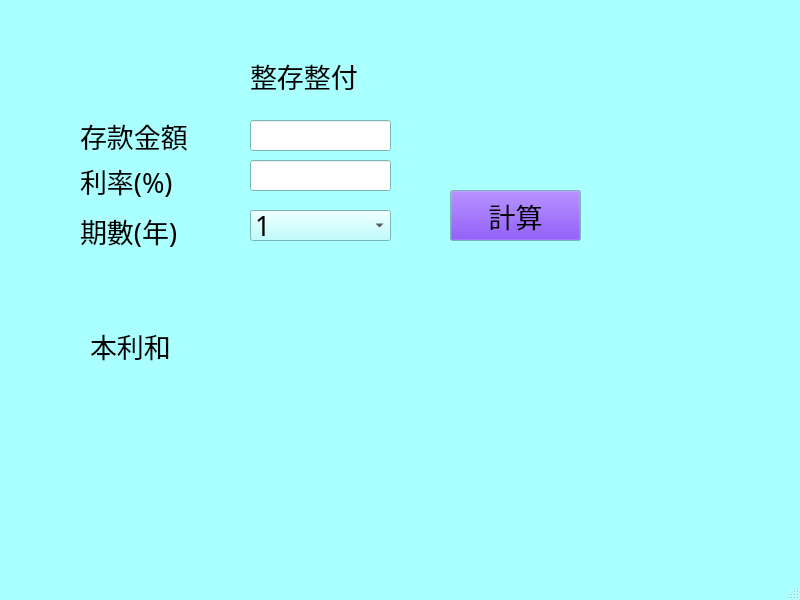
<?xml version="1.0" encoding="UTF-8"?>
<ui version="4.0">
 <class>MainWindow</class>
 <widget class="QMainWindow" name="MainWindow">
  <property name="geometry">
   <rect>
    <x>0</x>
    <y>0</y>
    <width>800</width>
    <height>600</height>
   </rect>
  </property>
  <property name="palette">
   <palette>
    <active>
     <colorrole role="WindowText">
      <brush brushstyle="SolidPattern">
       <color alpha="255">
        <red>0</red>
        <green>0</green>
        <blue>0</blue>
       </color>
      </brush>
     </colorrole>
     <colorrole role="Button">
      <brush brushstyle="SolidPattern">
       <color alpha="255">
        <red>170</red>
        <green>255</green>
        <blue>255</blue>
       </color>
      </brush>
     </colorrole>
     <colorrole role="Light">
      <brush brushstyle="SolidPattern">
       <color alpha="255">
        <red>255</red>
        <green>255</green>
        <blue>255</blue>
       </color>
      </brush>
     </colorrole>
     <colorrole role="Midlight">
      <brush brushstyle="SolidPattern">
       <color alpha="255">
        <red>212</red>
        <green>255</green>
        <blue>255</blue>
       </color>
      </brush>
     </colorrole>
     <colorrole role="Dark">
      <brush brushstyle="SolidPattern">
       <color alpha="255">
        <red>85</red>
        <green>127</green>
        <blue>127</blue>
       </color>
      </brush>
     </colorrole>
     <colorrole role="Mid">
      <brush brushstyle="SolidPattern">
       <color alpha="255">
        <red>113</red>
        <green>170</green>
        <blue>170</blue>
       </color>
      </brush>
     </colorrole>
     <colorrole role="Text">
      <brush brushstyle="SolidPattern">
       <color alpha="255">
        <red>0</red>
        <green>0</green>
        <blue>0</blue>
       </color>
      </brush>
     </colorrole>
     <colorrole role="BrightText">
      <brush brushstyle="SolidPattern">
       <color alpha="255">
        <red>255</red>
        <green>255</green>
        <blue>255</blue>
       </color>
      </brush>
     </colorrole>
     <colorrole role="ButtonText">
      <brush brushstyle="SolidPattern">
       <color alpha="255">
        <red>0</red>
        <green>0</green>
        <blue>0</blue>
       </color>
      </brush>
     </colorrole>
     <colorrole role="Base">
      <brush brushstyle="SolidPattern">
       <color alpha="255">
        <red>255</red>
        <green>255</green>
        <blue>255</blue>
       </color>
      </brush>
     </colorrole>
     <colorrole role="Window">
      <brush brushstyle="SolidPattern">
       <color alpha="255">
        <red>170</red>
        <green>255</green>
        <blue>255</blue>
       </color>
      </brush>
     </colorrole>
     <colorrole role="Shadow">
      <brush brushstyle="SolidPattern">
       <color alpha="255">
        <red>0</red>
        <green>0</green>
        <blue>0</blue>
       </color>
      </brush>
     </colorrole>
     <colorrole role="AlternateBase">
      <brush brushstyle="SolidPattern">
       <color alpha="255">
        <red>212</red>
        <green>255</green>
        <blue>255</blue>
       </color>
      </brush>
     </colorrole>
     <colorrole role="ToolTipBase">
      <brush brushstyle="SolidPattern">
       <color alpha="255">
        <red>255</red>
        <green>255</green>
        <blue>220</blue>
       </color>
      </brush>
     </colorrole>
     <colorrole role="ToolTipText">
      <brush brushstyle="SolidPattern">
       <color alpha="255">
        <red>0</red>
        <green>0</green>
        <blue>0</blue>
       </color>
      </brush>
     </colorrole>
     <colorrole role="PlaceholderText">
      <brush brushstyle="SolidPattern">
       <color alpha="128">
        <red>0</red>
        <green>0</green>
        <blue>0</blue>
       </color>
      </brush>
     </colorrole>
    </active>
    <inactive>
     <colorrole role="WindowText">
      <brush brushstyle="SolidPattern">
       <color alpha="255">
        <red>0</red>
        <green>0</green>
        <blue>0</blue>
       </color>
      </brush>
     </colorrole>
     <colorrole role="Button">
      <brush brushstyle="SolidPattern">
       <color alpha="255">
        <red>170</red>
        <green>255</green>
        <blue>255</blue>
       </color>
      </brush>
     </colorrole>
     <colorrole role="Light">
      <brush brushstyle="SolidPattern">
       <color alpha="255">
        <red>255</red>
        <green>255</green>
        <blue>255</blue>
       </color>
      </brush>
     </colorrole>
     <colorrole role="Midlight">
      <brush brushstyle="SolidPattern">
       <color alpha="255">
        <red>212</red>
        <green>255</green>
        <blue>255</blue>
       </color>
      </brush>
     </colorrole>
     <colorrole role="Dark">
      <brush brushstyle="SolidPattern">
       <color alpha="255">
        <red>85</red>
        <green>127</green>
        <blue>127</blue>
       </color>
      </brush>
     </colorrole>
     <colorrole role="Mid">
      <brush brushstyle="SolidPattern">
       <color alpha="255">
        <red>113</red>
        <green>170</green>
        <blue>170</blue>
       </color>
      </brush>
     </colorrole>
     <colorrole role="Text">
      <brush brushstyle="SolidPattern">
       <color alpha="255">
        <red>0</red>
        <green>0</green>
        <blue>0</blue>
       </color>
      </brush>
     </colorrole>
     <colorrole role="BrightText">
      <brush brushstyle="SolidPattern">
       <color alpha="255">
        <red>255</red>
        <green>255</green>
        <blue>255</blue>
       </color>
      </brush>
     </colorrole>
     <colorrole role="ButtonText">
      <brush brushstyle="SolidPattern">
       <color alpha="255">
        <red>0</red>
        <green>0</green>
        <blue>0</blue>
       </color>
      </brush>
     </colorrole>
     <colorrole role="Base">
      <brush brushstyle="SolidPattern">
       <color alpha="255">
        <red>255</red>
        <green>255</green>
        <blue>255</blue>
       </color>
      </brush>
     </colorrole>
     <colorrole role="Window">
      <brush brushstyle="SolidPattern">
       <color alpha="255">
        <red>170</red>
        <green>255</green>
        <blue>255</blue>
       </color>
      </brush>
     </colorrole>
     <colorrole role="Shadow">
      <brush brushstyle="SolidPattern">
       <color alpha="255">
        <red>0</red>
        <green>0</green>
        <blue>0</blue>
       </color>
      </brush>
     </colorrole>
     <colorrole role="AlternateBase">
      <brush brushstyle="SolidPattern">
       <color alpha="255">
        <red>212</red>
        <green>255</green>
        <blue>255</blue>
       </color>
      </brush>
     </colorrole>
     <colorrole role="ToolTipBase">
      <brush brushstyle="SolidPattern">
       <color alpha="255">
        <red>255</red>
        <green>255</green>
        <blue>220</blue>
       </color>
      </brush>
     </colorrole>
     <colorrole role="ToolTipText">
      <brush brushstyle="SolidPattern">
       <color alpha="255">
        <red>0</red>
        <green>0</green>
        <blue>0</blue>
       </color>
      </brush>
     </colorrole>
     <colorrole role="PlaceholderText">
      <brush brushstyle="SolidPattern">
       <color alpha="128">
        <red>0</red>
        <green>0</green>
        <blue>0</blue>
       </color>
      </brush>
     </colorrole>
    </inactive>
    <disabled>
     <colorrole role="WindowText">
      <brush brushstyle="SolidPattern">
       <color alpha="255">
        <red>85</red>
        <green>127</green>
        <blue>127</blue>
       </color>
      </brush>
     </colorrole>
     <colorrole role="Button">
      <brush brushstyle="SolidPattern">
       <color alpha="255">
        <red>170</red>
        <green>255</green>
        <blue>255</blue>
       </color>
      </brush>
     </colorrole>
     <colorrole role="Light">
      <brush brushstyle="SolidPattern">
       <color alpha="255">
        <red>255</red>
        <green>255</green>
        <blue>255</blue>
       </color>
      </brush>
     </colorrole>
     <colorrole role="Midlight">
      <brush brushstyle="SolidPattern">
       <color alpha="255">
        <red>212</red>
        <green>255</green>
        <blue>255</blue>
       </color>
      </brush>
     </colorrole>
     <colorrole role="Dark">
      <brush brushstyle="SolidPattern">
       <color alpha="255">
        <red>85</red>
        <green>127</green>
        <blue>127</blue>
       </color>
      </brush>
     </colorrole>
     <colorrole role="Mid">
      <brush brushstyle="SolidPattern">
       <color alpha="255">
        <red>113</red>
        <green>170</green>
        <blue>170</blue>
       </color>
      </brush>
     </colorrole>
     <colorrole role="Text">
      <brush brushstyle="SolidPattern">
       <color alpha="255">
        <red>85</red>
        <green>127</green>
        <blue>127</blue>
       </color>
      </brush>
     </colorrole>
     <colorrole role="BrightText">
      <brush brushstyle="SolidPattern">
       <color alpha="255">
        <red>255</red>
        <green>255</green>
        <blue>255</blue>
       </color>
      </brush>
     </colorrole>
     <colorrole role="ButtonText">
      <brush brushstyle="SolidPattern">
       <color alpha="255">
        <red>85</red>
        <green>127</green>
        <blue>127</blue>
       </color>
      </brush>
     </colorrole>
     <colorrole role="Base">
      <brush brushstyle="SolidPattern">
       <color alpha="255">
        <red>170</red>
        <green>255</green>
        <blue>255</blue>
       </color>
      </brush>
     </colorrole>
     <colorrole role="Window">
      <brush brushstyle="SolidPattern">
       <color alpha="255">
        <red>170</red>
        <green>255</green>
        <blue>255</blue>
       </color>
      </brush>
     </colorrole>
     <colorrole role="Shadow">
      <brush brushstyle="SolidPattern">
       <color alpha="255">
        <red>0</red>
        <green>0</green>
        <blue>0</blue>
       </color>
      </brush>
     </colorrole>
     <colorrole role="AlternateBase">
      <brush brushstyle="SolidPattern">
       <color alpha="255">
        <red>170</red>
        <green>255</green>
        <blue>255</blue>
       </color>
      </brush>
     </colorrole>
     <colorrole role="ToolTipBase">
      <brush brushstyle="SolidPattern">
       <color alpha="255">
        <red>255</red>
        <green>255</green>
        <blue>220</blue>
       </color>
      </brush>
     </colorrole>
     <colorrole role="ToolTipText">
      <brush brushstyle="SolidPattern">
       <color alpha="255">
        <red>0</red>
        <green>0</green>
        <blue>0</blue>
       </color>
      </brush>
     </colorrole>
     <colorrole role="PlaceholderText">
      <brush brushstyle="SolidPattern">
       <color alpha="128">
        <red>0</red>
        <green>0</green>
        <blue>0</blue>
       </color>
      </brush>
     </colorrole>
    </disabled>
   </palette>
  </property>
  <property name="windowTitle">
   <string>MainWindow</string>
  </property>
  <widget class="QWidget" name="centralwidget">
   <widget class="QLabel" name="label">
    <property name="geometry">
     <rect>
      <x>250</x>
      <y>50</y>
      <width>111</width>
      <height>51</height>
     </rect>
    </property>
    <property name="palette">
     <palette>
      <active>
       <colorrole role="Text">
        <brush brushstyle="SolidPattern">
         <color alpha="255">
          <red>0</red>
          <green>0</green>
          <blue>255</blue>
         </color>
        </brush>
       </colorrole>
      </active>
      <inactive>
       <colorrole role="Text">
        <brush brushstyle="SolidPattern">
         <color alpha="255">
          <red>0</red>
          <green>0</green>
          <blue>255</blue>
         </color>
        </brush>
       </colorrole>
      </inactive>
      <disabled>
       <colorrole role="Text">
        <brush brushstyle="SolidPattern">
         <color alpha="255">
          <red>85</red>
          <green>127</green>
          <blue>127</blue>
         </color>
        </brush>
       </colorrole>
      </disabled>
     </palette>
    </property>
    <property name="font">
     <font>
      <family>Agency FB</family>
      <pointsize>20</pointsize>
     </font>
    </property>
    <property name="text">
     <string>整存整付</string>
    </property>
   </widget>
   <widget class="QLabel" name="label_2">
    <property name="geometry">
     <rect>
      <x>80</x>
      <y>110</y>
      <width>161</width>
      <height>51</height>
     </rect>
    </property>
    <property name="palette">
     <palette>
      <active>
       <colorrole role="Text">
        <brush brushstyle="SolidPattern">
         <color alpha="255">
          <red>0</red>
          <green>0</green>
          <blue>255</blue>
         </color>
        </brush>
       </colorrole>
       <colorrole role="Base">
        <brush brushstyle="SolidPattern">
         <color alpha="255">
          <red>255</red>
          <green>255</green>
          <blue>255</blue>
         </color>
        </brush>
       </colorrole>
      </active>
      <inactive>
       <colorrole role="Text">
        <brush brushstyle="SolidPattern">
         <color alpha="255">
          <red>0</red>
          <green>0</green>
          <blue>255</blue>
         </color>
        </brush>
       </colorrole>
       <colorrole role="Base">
        <brush brushstyle="SolidPattern">
         <color alpha="255">
          <red>255</red>
          <green>255</green>
          <blue>255</blue>
         </color>
        </brush>
       </colorrole>
      </inactive>
      <disabled>
       <colorrole role="Text">
        <brush brushstyle="SolidPattern">
         <color alpha="255">
          <red>85</red>
          <green>127</green>
          <blue>127</blue>
         </color>
        </brush>
       </colorrole>
       <colorrole role="Base">
        <brush brushstyle="SolidPattern">
         <color alpha="255">
          <red>170</red>
          <green>255</green>
          <blue>255</blue>
         </color>
        </brush>
       </colorrole>
      </disabled>
     </palette>
    </property>
    <property name="font">
     <font>
      <family>Agency FB</family>
      <pointsize>20</pointsize>
     </font>
    </property>
    <property name="text">
     <string>存款金額</string>
    </property>
   </widget>
   <widget class="QLabel" name="label_3">
    <property name="geometry">
     <rect>
      <x>80</x>
      <y>160</y>
      <width>161</width>
      <height>41</height>
     </rect>
    </property>
    <property name="palette">
     <palette>
      <active>
       <colorrole role="Text">
        <brush brushstyle="SolidPattern">
         <color alpha="255">
          <red>0</red>
          <green>0</green>
          <blue>255</blue>
         </color>
        </brush>
       </colorrole>
       <colorrole role="Base">
        <brush brushstyle="SolidPattern">
         <color alpha="255">
          <red>255</red>
          <green>255</green>
          <blue>255</blue>
         </color>
        </brush>
       </colorrole>
      </active>
      <inactive>
       <colorrole role="Text">
        <brush brushstyle="SolidPattern">
         <color alpha="255">
          <red>0</red>
          <green>0</green>
          <blue>255</blue>
         </color>
        </brush>
       </colorrole>
       <colorrole role="Base">
        <brush brushstyle="SolidPattern">
         <color alpha="255">
          <red>255</red>
          <green>255</green>
          <blue>255</blue>
         </color>
        </brush>
       </colorrole>
      </inactive>
      <disabled>
       <colorrole role="Text">
        <brush brushstyle="SolidPattern">
         <color alpha="255">
          <red>85</red>
          <green>127</green>
          <blue>127</blue>
         </color>
        </brush>
       </colorrole>
       <colorrole role="Base">
        <brush brushstyle="SolidPattern">
         <color alpha="255">
          <red>170</red>
          <green>255</green>
          <blue>255</blue>
         </color>
        </brush>
       </colorrole>
      </disabled>
     </palette>
    </property>
    <property name="font">
     <font>
      <family>Agency FB</family>
      <pointsize>20</pointsize>
     </font>
    </property>
    <property name="text">
     <string>利率(%)</string>
    </property>
   </widget>
   <widget class="QLabel" name="label_4">
    <property name="geometry">
     <rect>
      <x>80</x>
      <y>210</y>
      <width>161</width>
      <height>41</height>
     </rect>
    </property>
    <property name="palette">
     <palette>
      <active>
       <colorrole role="Text">
        <brush brushstyle="SolidPattern">
         <color alpha="255">
          <red>0</red>
          <green>0</green>
          <blue>255</blue>
         </color>
        </brush>
       </colorrole>
       <colorrole role="Base">
        <brush brushstyle="SolidPattern">
         <color alpha="255">
          <red>255</red>
          <green>255</green>
          <blue>255</blue>
         </color>
        </brush>
       </colorrole>
      </active>
      <inactive>
       <colorrole role="Text">
        <brush brushstyle="SolidPattern">
         <color alpha="255">
          <red>0</red>
          <green>0</green>
          <blue>255</blue>
         </color>
        </brush>
       </colorrole>
       <colorrole role="Base">
        <brush brushstyle="SolidPattern">
         <color alpha="255">
          <red>255</red>
          <green>255</green>
          <blue>255</blue>
         </color>
        </brush>
       </colorrole>
      </inactive>
      <disabled>
       <colorrole role="Text">
        <brush brushstyle="SolidPattern">
         <color alpha="255">
          <red>85</red>
          <green>127</green>
          <blue>127</blue>
         </color>
        </brush>
       </colorrole>
       <colorrole role="Base">
        <brush brushstyle="SolidPattern">
         <color alpha="255">
          <red>170</red>
          <green>255</green>
          <blue>255</blue>
         </color>
        </brush>
       </colorrole>
      </disabled>
     </palette>
    </property>
    <property name="font">
     <font>
      <family>Agency FB</family>
      <pointsize>20</pointsize>
     </font>
    </property>
    <property name="text">
     <string>期數(年)</string>
    </property>
   </widget>
   <widget class="QLineEdit" name="lineEdit">
    <property name="geometry">
     <rect>
      <x>250</x>
      <y>120</y>
      <width>141</width>
      <height>31</height>
     </rect>
    </property>
    <property name="font">
     <font>
      <family>Agency FB</family>
      <pointsize>20</pointsize>
     </font>
    </property>
   </widget>
   <widget class="QLineEdit" name="lineEdit_2">
    <property name="geometry">
     <rect>
      <x>250</x>
      <y>160</y>
      <width>141</width>
      <height>31</height>
     </rect>
    </property>
    <property name="font">
     <font>
      <family>Agency FB</family>
      <pointsize>20</pointsize>
     </font>
    </property>
   </widget>
   <widget class="QLabel" name="label_5">
    <property name="geometry">
     <rect>
      <x>90</x>
      <y>270</y>
      <width>441</width>
      <height>151</height>
     </rect>
    </property>
    <property name="palette">
     <palette>
      <active>
       <colorrole role="Text">
        <brush brushstyle="SolidPattern">
         <color alpha="255">
          <red>85</red>
          <green>0</green>
          <blue>255</blue>
         </color>
        </brush>
       </colorrole>
      </active>
      <inactive>
       <colorrole role="Text">
        <brush brushstyle="SolidPattern">
         <color alpha="255">
          <red>85</red>
          <green>0</green>
          <blue>255</blue>
         </color>
        </brush>
       </colorrole>
      </inactive>
      <disabled>
       <colorrole role="Text">
        <brush brushstyle="SolidPattern">
         <color alpha="255">
          <red>85</red>
          <green>127</green>
          <blue>127</blue>
         </color>
        </brush>
       </colorrole>
      </disabled>
     </palette>
    </property>
    <property name="font">
     <font>
      <family>Agency FB</family>
      <pointsize>20</pointsize>
     </font>
    </property>
    <property name="text">
     <string>本利和</string>
    </property>
   </widget>
   <widget class="QPushButton" name="pushButton">
    <property name="geometry">
     <rect>
      <x>450</x>
      <y>190</y>
      <width>131</width>
      <height>51</height>
     </rect>
    </property>
    <property name="palette">
     <palette>
      <active>
       <colorrole role="Button">
        <brush brushstyle="SolidPattern">
         <color alpha="255">
          <red>85</red>
          <green>0</green>
          <blue>255</blue>
         </color>
        </brush>
       </colorrole>
      </active>
      <inactive>
       <colorrole role="Button">
        <brush brushstyle="SolidPattern">
         <color alpha="255">
          <red>85</red>
          <green>0</green>
          <blue>255</blue>
         </color>
        </brush>
       </colorrole>
      </inactive>
      <disabled>
       <colorrole role="Button">
        <brush brushstyle="SolidPattern">
         <color alpha="255">
          <red>85</red>
          <green>0</green>
          <blue>255</blue>
         </color>
        </brush>
       </colorrole>
      </disabled>
     </palette>
    </property>
    <property name="font">
     <font>
      <family>Agency FB</family>
      <pointsize>20</pointsize>
     </font>
    </property>
    <property name="text">
     <string>計算</string>
    </property>
    <property name="checkable">
     <bool>true</bool>
    </property>
   </widget>
   <widget class="QComboBox" name="comboBox">
    <property name="geometry">
     <rect>
      <x>250</x>
      <y>210</y>
      <width>141</width>
      <height>31</height>
     </rect>
    </property>
    <property name="font">
     <font>
      <family>Agency FB</family>
      <pointsize>20</pointsize>
     </font>
    </property>
    <item>
     <property name="text">
      <string>1</string>
     </property>
    </item>
    <item>
     <property name="text">
      <string>2</string>
     </property>
    </item>
    <item>
     <property name="text">
      <string>3</string>
     </property>
    </item>
    <item>
     <property name="text">
      <string>4</string>
     </property>
    </item>
    <item>
     <property name="text">
      <string>5</string>
     </property>
    </item>
   </widget>
  </widget>
  <widget class="QMenuBar" name="menubar">
   <property name="geometry">
    <rect>
     <x>0</x>
     <y>0</y>
     <width>800</width>
     <height>22</height>
    </rect>
   </property>
  </widget>
  <widget class="QStatusBar" name="statusbar"/>
 </widget>
 <resources/>
 <connections/>
</ui>
